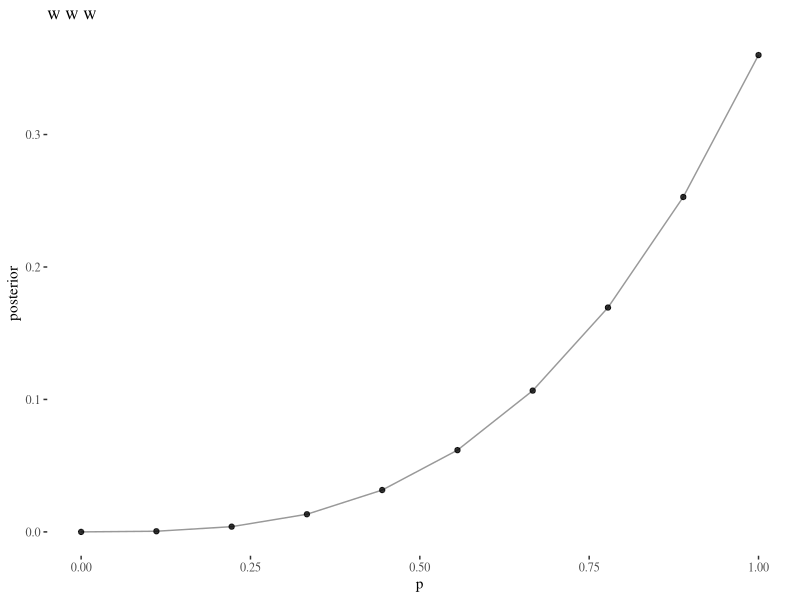
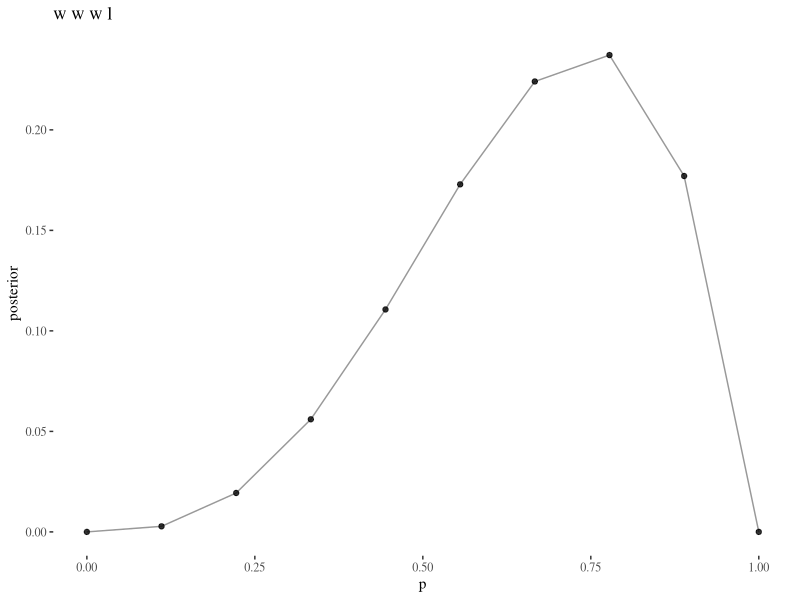
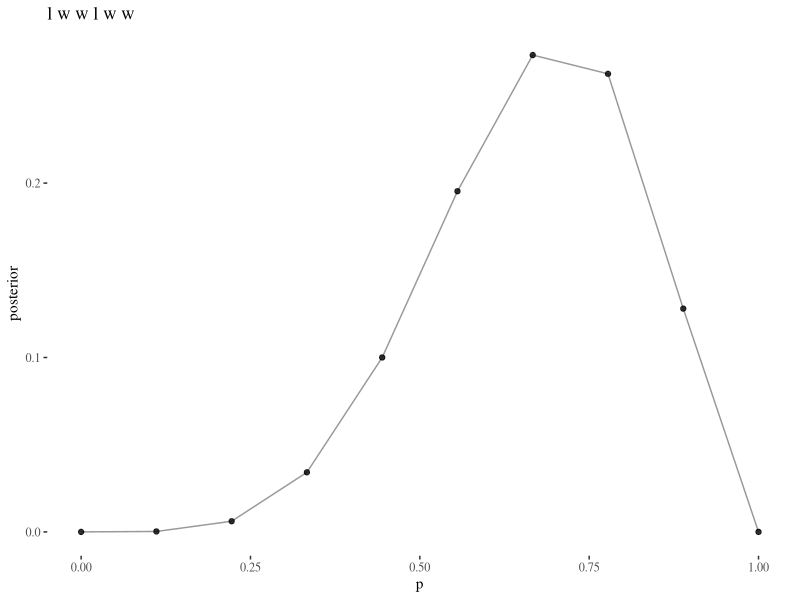
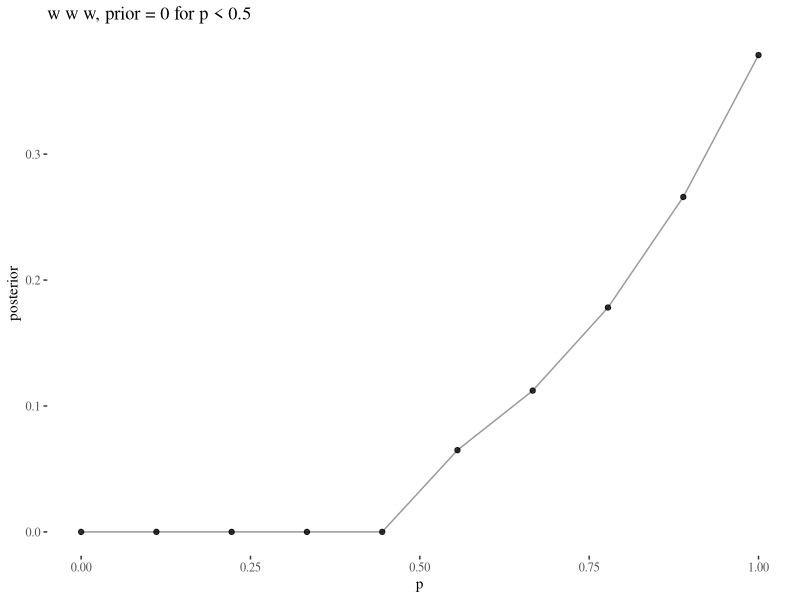
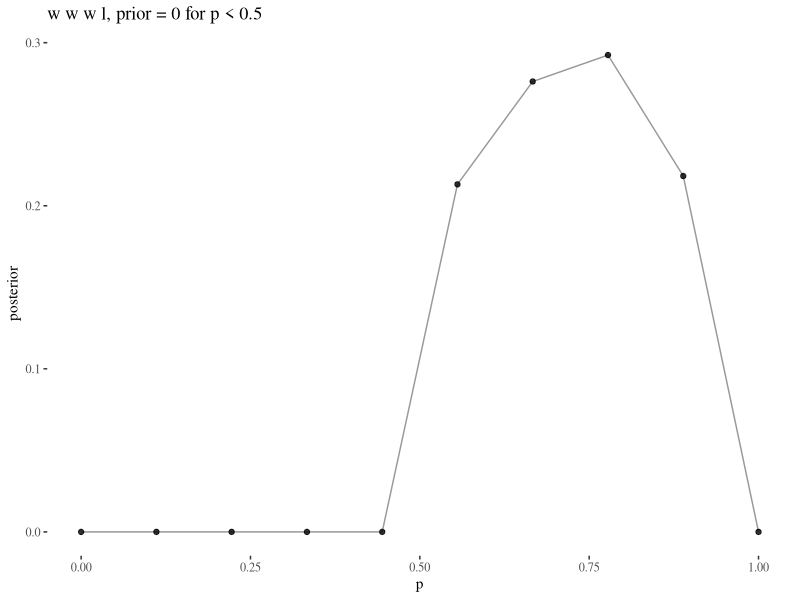
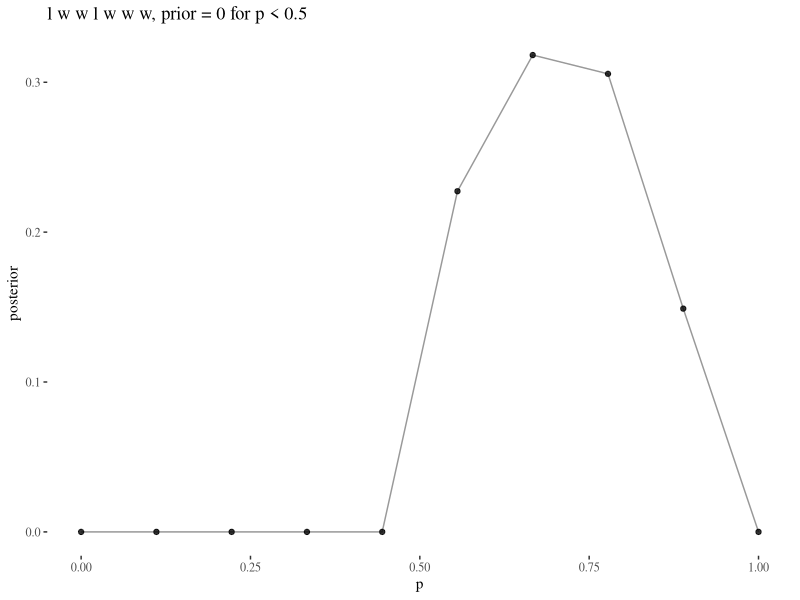

Write R code to recreate these figures, in order.
## ---- chunk 1
knitr::opts_chunk$set(echo = TRUE)
## ---- chunk 2

library(tidyverse)

# set number of points for the grid 
n <- 10

# create a grid approximation tableT
www <- 
    tibble(
        # define grid
        p = seq(0, 1, length.out = n),
        # compute prior at each parameter value
        prior = 1
    ) %>% 
    mutate(
        # compute the likelihood at each parameter value
        plausibility = dbinom(3, size = 3, prob = p),
        # comput the unstandardised posterior
        unstd_post = plausibility * prior,
        # standardise the posterior
        posterior = unstd_post / sum(unstd_post)
    )

## ---- chunk 3

grid_plot <- function(post_df, title_text) {
post_df %>% 
    ggplot(
        aes(
            x = p,
            y = posterior
        )
    ) +
    geom_line(alpha = 0.4) +
    geom_point(alpha = 0.8) + 
    labs(title = title_text) + 
        ggthemes::theme_tufte()
    
}



## ---- chunk 4
grid_plot(www, "w w w")
## ---- chunk 5

wwwl <- 
    tibble(
        # define grid
        p = seq(0, 1, length.out = n),
        # compute prior at each parameter value
        prior = 1
    ) %>% 
    mutate(
        # compute the likelihood at each parameter value
        plausibility = dbinom(3, size = 4, prob = p),
        # comput the unstandardised posterior
        unstd_post = plausibility * prior,
        # standardise the posterior
        posterior = unstd_post / sum(unstd_post)
    )

grid_plot(wwwl, "w w w l")

## ---- chunk 6
lwwlwww <- 
    tibble(
        # define grid
        p = seq(0, 1, length.out = n),
        # compute prior at each parameter value
        prior = 1
    ) %>% 
    mutate(
        # compute the likelihood at each parameter value
        plausibility = dbinom(5, size = 7, prob = p),
        # comput the unstandardised posterior
        unstd_post = plausibility * prior,
        # standardise the posterior
        posterior = unstd_post / sum(unstd_post)
    )

grid_plot(lwwlwww, "l w w l w w")


## ---- chunk 7
grid_theta <- function(w, sample_size) {
  # get a random positive value
  theta <- runif(1, 1, 10000)
  
  # return tibble of grid approx
     tibble(
        # define grid
        p = seq(0, 1, length.out = n),
        # compute prior at each parameter value
        prior = if_else(p < 0.5, 0, theta)
    ) %>% 
    mutate(
        # compute the likelihood at each parameter value
        plausibility = dbinom(w, size = sample_size, prob = p),
        # comput the unstandardised posterior
        unstd_post = plausibility * prior,
        # standardise the posterior
        posterior = unstd_post / sum(unstd_post)
    )
}
  
## ---- chunk 8
# www

grid_theta(3, 3) %>% 
  grid_plot("w w w, prior = 0 for p < 0.5")

## ---- chunk 9
# wwwl

grid_theta(3, 4) %>% 
  grid_plot("w w w l, prior = 0 for p < 0.5")

## ---- chunk 10
# lwwlwww
grid_theta(5, 7) %>% 
  grid_plot("l w w l w w w, prior = 0 for p < 0.5")


## ---- chunk 11
0.3 * 0.5 + 1 * 0.5

## ---- chunk 12
(0.3 * 0.5)/(0.3 * 0.5 + 1 * 0.5)
